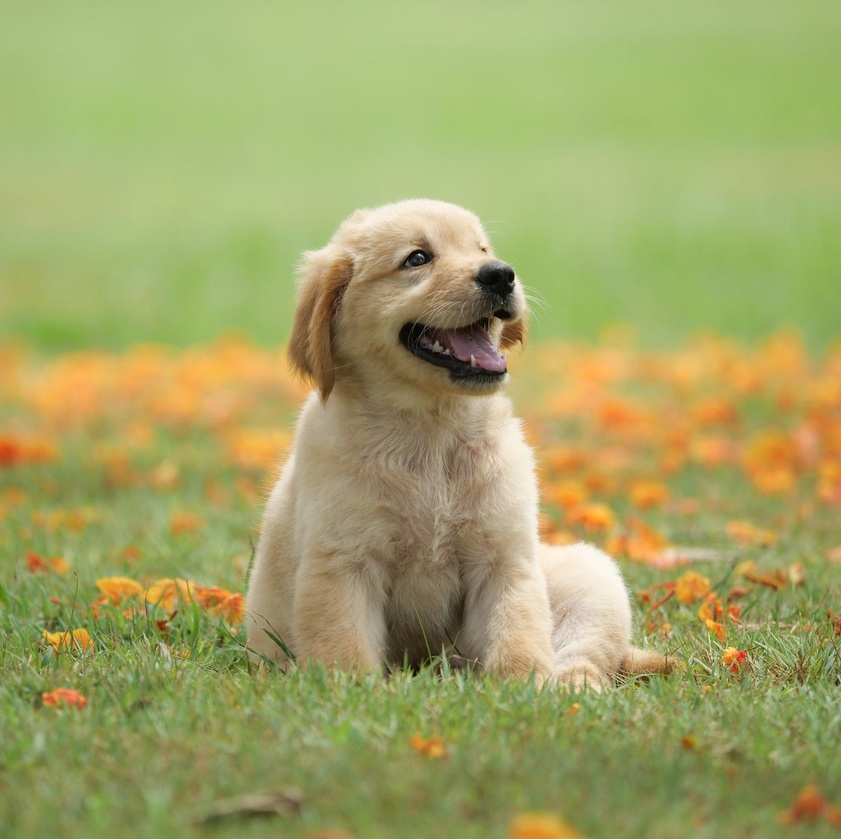
#> input picture dog.jpg, 841 x 839 px, shrunk from 1200 x 1197 before the run
$ python Bright_Dark.py
#> lines starting #> are read from the running program, lines starting #| are printed output that depends on the picture
import cv2

#cv로 하는게 더 잘나옴

image=cv2.imread("dog.jpg", cv2.IMREAD_GRAYSCALE)
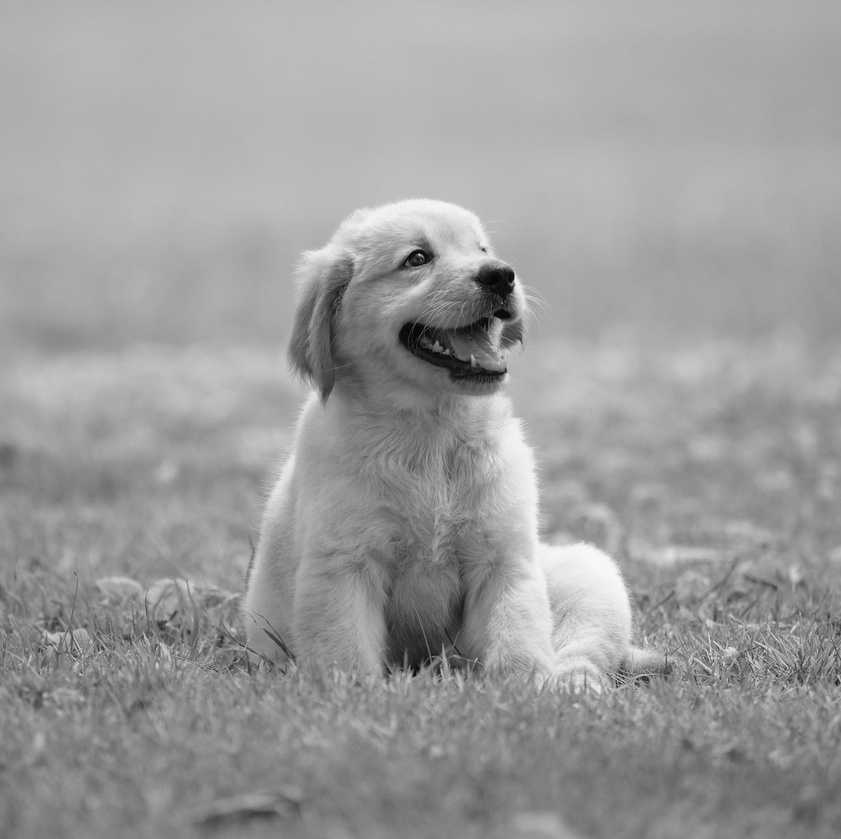
#> image: shape (839, 841); min 0, max 250, mean 156.5
if image is None: raise Exception("영상 파일 읽기 오류")

dst1=cv2.add(image,100)
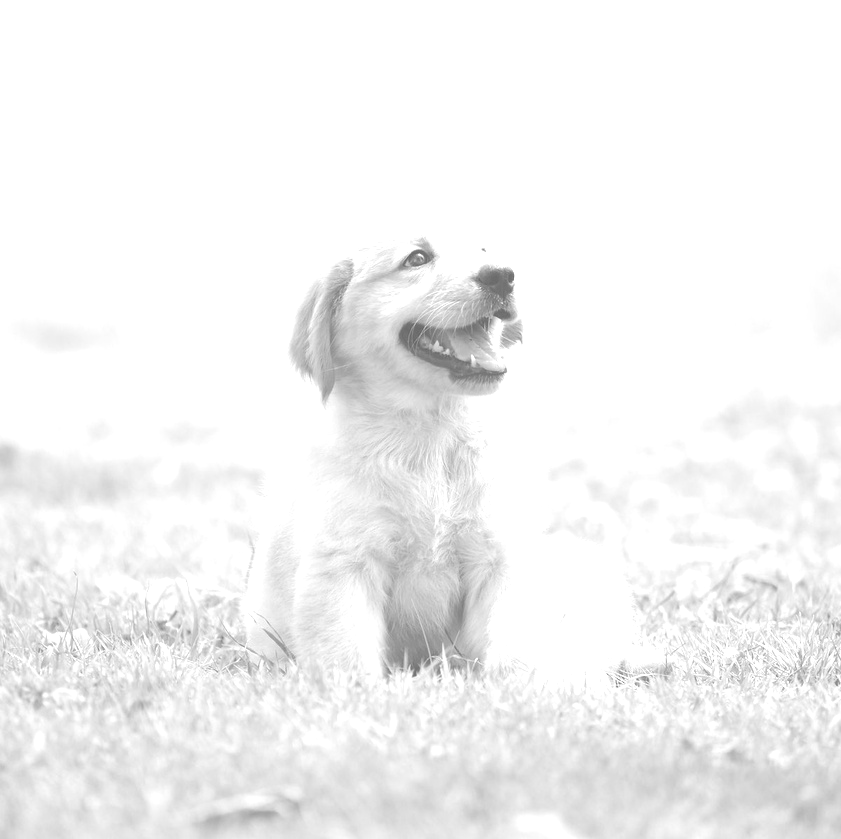
#> dst1: shape (839, 841); min 100, max 255, mean 243.3
dst2=cv2.subtract(image,100)
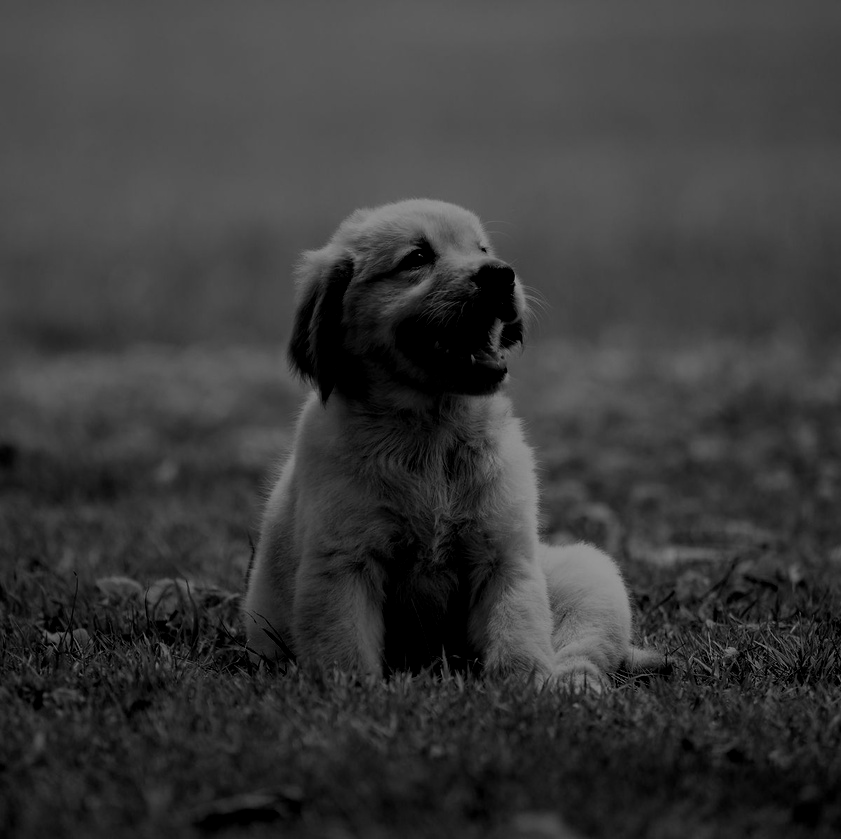
#> dst2: shape (839, 841); min 0, max 150, mean 57.6

dst3=image+100
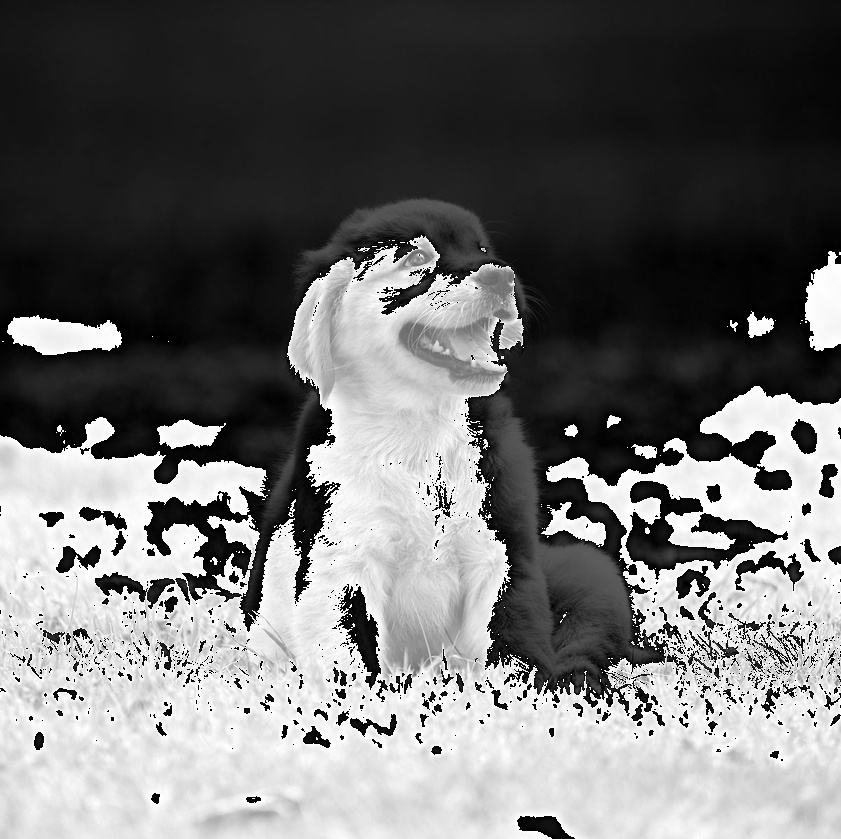
#> dst3: shape (839, 841); min 0, max 255, mean 110.9
dst4=image-100
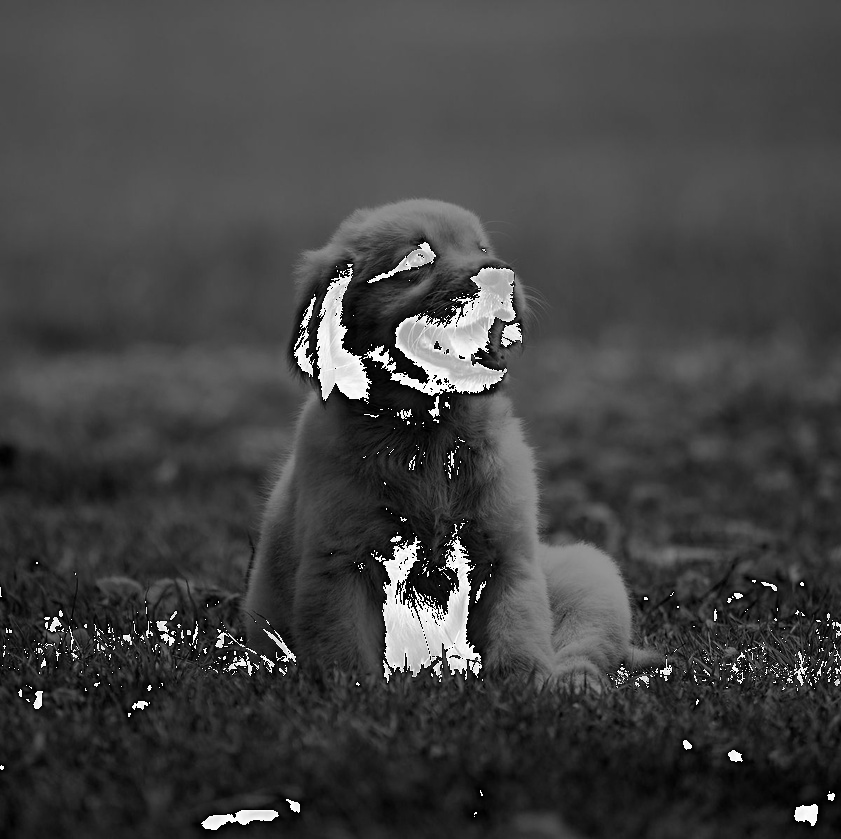
#> dst4: shape (839, 841); min 0, max 255, mean 66.2

cv2.imshow("original image",image)
cv2.imshow("dst1-bright:opencv",dst1)
cv2.imshow("dst2-dark:opencv",dst2)
cv2.imshow("dst3-bright:numpy",dst3)
cv2.imshow("dst4-dark:numpy",dst4)
cv2.waitKey(0)
